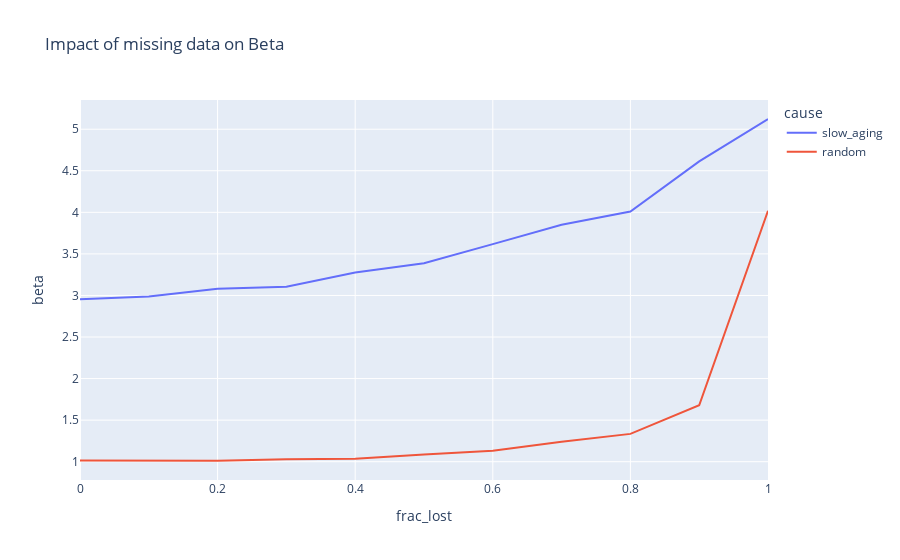

The notebook cell this image was saved under:
### Code cell
px.line(df_results.reset_index(), x = 'frac_lost', y='beta', color='cause', title = "Impact of missing data on Beta")

### Figure 1 — Plotly figure (JSON) as saved in the notebook; plotly's stock layout.template omitted (floating-point values rounded to 4 significant figures)
{"data": [{"hovertemplate": "cause=slow_aging<br>frac_lost=%{x}<br>beta=%{y}<extra></extra>", "legendgroup": "slow_aging", "line": {"color": "#636efa", "dash": "solid"}, "mode": "lines", "name": "slow_aging", "orientation": "v", "showlegend": true, "type": "scatter", "x": [0, 0.1, 0.2, 0.3, 0.4, 0.5, 0.6, 0.7, 0.8, 0.9, 1], "xaxis": "x", "y": [2.954, 2.988, 3.079, 3.106, 3.277, 3.388, 3.618, 3.85, 4.01, 4.613, 5.123], "yaxis": "y"}, {"hovertemplate": "cause=random<br>frac_lost=%{x}<br>beta=%{y}<extra></extra>", "legendgroup": "random", "line": {"color": "#EF553B", "dash": "solid"}, "mode": "lines", "name": "random", "orientation": "v", "showlegend": true, "type": "scatter", "x": [0, 0.1, 0.2, 0.3, 0.4, 0.5, 0.6, 0.7, 0.8, 0.9, 1], "xaxis": "x", "y": [1.014, 1.008, 1.01, 1.03, 1.036, 1.086, 1.13, 1.24, 1.335, 1.679, 4.018], "yaxis": "y"}], "layout": {"legend": {"title": {"text": "cause"}, "tracegroupgap": 0}, "title": {"text": "Impact of missing data on Beta"}, "xaxis": {"anchor": "y", "domain": [0, 1], "title": {"text": "frac_lost"}}, "yaxis": {"anchor": "x", "domain": [0, 1], "title": {"text": "beta"}}}}
